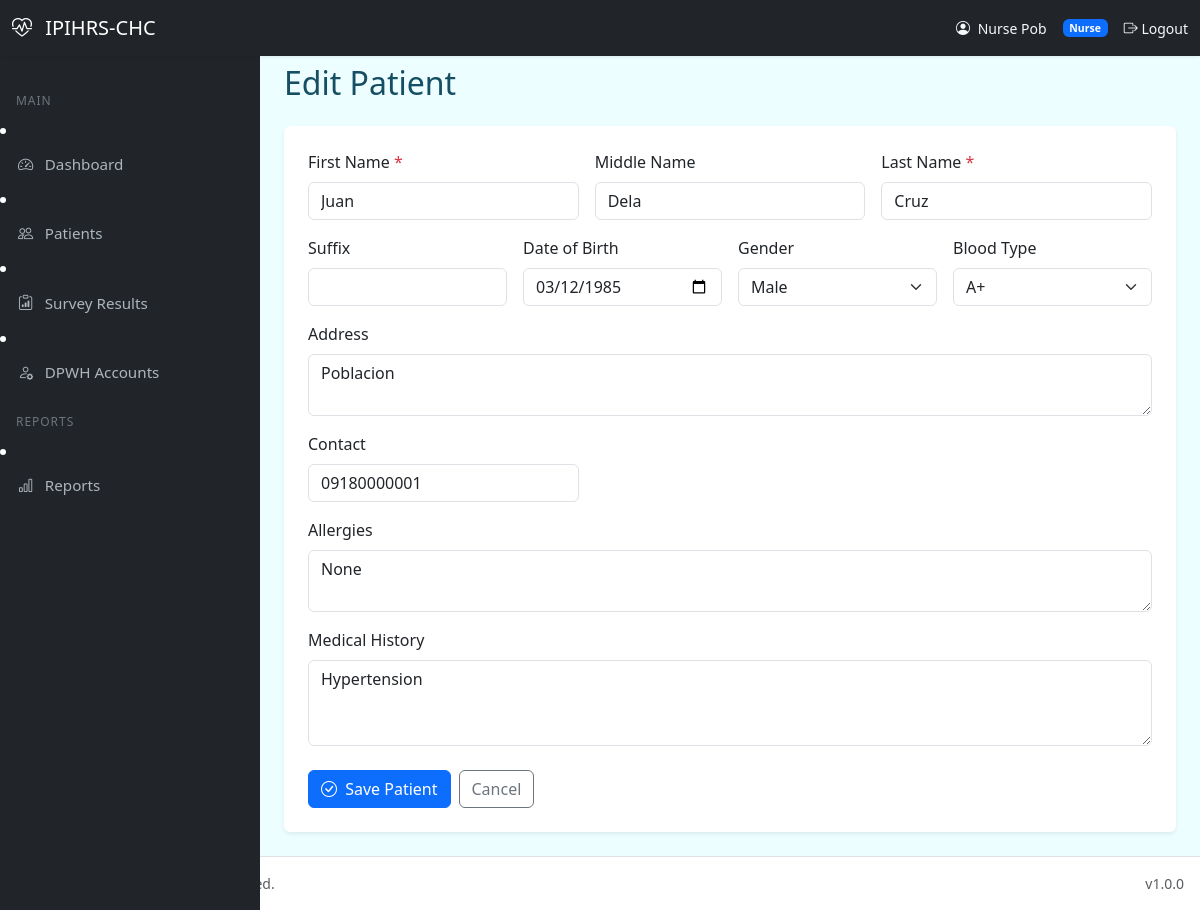
/nurse/patient_form.php?id=1 (signed in), run on the app's committed database.
### tables this page shows
CREATE TABLE IF NOT EXISTS patients (
    patient_id INT UNSIGNED AUTO_INCREMENT PRIMARY KEY,
    patient_code VARCHAR(40) NOT NULL UNIQUE,
    district_id INT UNSIGNED NOT NULL,
    first_name VARCHAR(100) NOT NULL,
    middle_name VARCHAR(100) NULL,
    last_name VARCHAR(100) NOT NULL,
    suffix VARCHAR(20) NULL,
    date_of_birth DATE NULL,
    gender ENUM('male','female','other') NULL,
    address TEXT NULL,
    contact VARCHAR(50) NULL,
    blood_type ENUM('A+','A-','B+','B-','AB+','AB-','O+','O-','unknown') NULL DEFAULT 'unknown',
    allergies TEXT NULL,
    medical_history TEXT NULL,
    status ENUM('active','inactive') NOT NULL DEFAULT 'active',
    registered_by INT UNSIGNED NULL,
    created_at DATETIME NOT NULL DEFAULT CURRENT_TIMESTAMP,
    updated_at DATETIME NOT NULL DEFAULT CURRENT_TIMESTAMP ON UPDATE CURRENT_TIMESTAMP,

     
    phic_no VARCHAR(60) NULL,
    civil_status ENUM('single','married','widowed','separated','divorced','others') NULL,
    religion VARCHAR(120) NULL,
    pwd_id_card_no VARCHAR(80) NULL,
    ip_non_ip ENUM('IP','Non-IP') NULL,
    employment_status VARCHAR(120) NULL,
    ethnicity VARCHAR(120) NULL,

    INDEX idx_patients_district (district_id),
    INDEX idx_patients_status (status),
    INDEX idx_patients_code (patient_code),
    INDEX idx_patients_name (last_name, first_name),

    FULLTEXT idx_patients_search (first_name, middle_name, last_name, patient_code),

    CONSTRAINT fk_patients_district
        FOREIGN KEY (district_id) REFERENCES districts(district_id)
        ON DELETE RESTRICT
        ON UPDATE CASCADE,

    CONSTRAINT fk_patients_registered_by
        FOREIGN KEY (registered_by) REFERENCES users(user_id)
        ON DELETE SET NULL
        ON UPDATE CASCADE
);

### includes/helpers.php (called while the page is built, shortened)
<?php
if (!function_exists('url')) {
    function url(string $path = ''): string {
        return rtrim(APP_URL, '/\\') . '/' . ltrim($path, '/\\');
    }
}
if (!function_exists('e')) {
    function e(?string $value): string {
        return htmlspecialchars((string)($value ?? ''), ENT_QUOTES | ENT_HTML5, 'UTF-8');
    }
}
if (!function_exists('old')) {
    function old(string $key, ?string $default = null): ?string {
        return $_SESSION['old'][$key] ?? $default ?? null;
    }
}

### nurse/patient_form.php (the view, shortened to what this page needs)
<?php
require_once __DIR__ . '/../includes/helpers.php';
require_once __DIR__ . '/../includes/header.php';
$pdo = Database::getConnection();
$districtId = (int)($_SESSION['district_id'] ?? 0);
$patient = null;
$patientId = isset($_GET['id']) ? (int)$_GET['id'] : 0;
if ($patientId > 0) {
    $stmt = $pdo->prepare("SELECT * FROM patients WHERE patient_id = :id AND district_id = :district_id LIMIT 1");
    $stmt->execute([':id' => $patientId, ':district_id' => $districtId]);
    $patient = $stmt->fetch();
}
$pageTitle = $patientId > 0 ? 'Edit Patient' : 'Register Patient';
require_once __DIR__ . '/../includes/sidebar.php';
?>
<div class="main-content">
    <div class="mb-4">
        <nav aria-label="breadcrumb">
            <ol class="breadcrumb">
                <li class="breadcrumb-item"><a href="<?= e(url('nurse/dashboard.php')) ?>">Dashboard</a></li>
                <li class="breadcrumb-item"><a href="<?= e(url('nurse/patients.php')) ?>">Patients</a></li>
                <li class="breadcrumb-item active" aria-current="page"><?= e($pageTitle) ?></li>
            </ol>
        </nav>
        <h2 class="mb-0"><?= e($pageTitle) ?></h2>
    </div>
    <div class="card border-0 shadow-sm">
        <div class="card-body p-4">
            <form method="POST" action="" novalidate>
                <div class="row g-3">
                    <div class="col-md-4">
                        <label for="first_name" class="form-label">First Name <span class="text-danger">*</span></label>
                        <input type="text" class="form-control" id="first_name" name="first_name" required value="<?= e($patient['first_name'] ?? old('first_name')) ?>">
                    </div>
                    <div class="col-md-4">
                        <label for="middle_name" class="form-label">Middle Name</label>
                        <input type="text" class="form-control" id="middle_name" name="middle_name" value="<?= e($patient['middle_name'] ?? old('middle_name')) ?>">
                    </div>
                    <div class="col-md-4">
                        <label for="last_name" class="form-label">Last Name <span class="text-danger">*</span></label>
                        <input type="text" class="form-control" id="last_name" name="last_name" required value="<?= e($patient['last_name'] ?? old('last_name')) ?>">
                    </div>
                    <div class="col-md-3">
                        <label for="suffix" class="form-label">Suffix</label>
                        <input type="text" class="form-control" id="suffix" name="suffix" value="<?= e($patient['suffix'] ?? old('suffix')) ?>">
                    </div>
                    <div class="col-md-3">
                        <label for="date_of_birth" class="form-label">Date of Birth</label>
                        <input type="date" class="form-control" id="date_of_birth" name="date_of_birth" value="<?= e($patient['date_of_birth'] ?? old('date_of_birth')) ?>">
                    </div>
                    <div class="col-md-3">
                        <label for="gender" class="form-label">Gender</label>
                        <select class="form-select" id="gender" name="gender">
                            <option value="male" <?= (isset($patient['gender']) && $patient['gender'] === 'male') || old('gender') === 'male' ? 'selected' : '' ?>>Male</option>
                        </select>
                    </div>
                    <div class="col-md-3">
                        <label for="blood_type" class="form-label">Blood Type</label>
                        <select class="form-select" id="blood_type" name="blood_type">
                            <?php foreach (['unknown','A+','A-','B+','B-','AB+','AB-','O+','O-'] as $bt): ?>
                                <option value="<?= e($bt) ?>" <?= ($patient['blood_type'] ?? 'unknown') === $bt ? 'selected' : '' ?>><?= e($bt === 'unknown' ? 'Unknown' : $bt) ?></option>
                            <?php endforeach; ?>
                        </select>
                    </div>
                    <div class="col-12">
                        <label for="address" class="form-label">Address</label>
                        <textarea class="form-control" id="address" name="address" rows="2"><?= e($patient['address'] ?? old('address')) ?></textarea>
                    </div>
                    <div class="col-md-4">
                        <label for="contact" class="form-label">Contact</label>
                        <input type="text" class="form-control" id="contact" name="contact" value="<?= e($patient['contact'] ?? old('contact')) ?>">
                    </div>
                    <div class="col-12">
                        <label for="allergies" class="form-label">Allergies</label>
                        <textarea class="form-control" id="allergies" name="allergies" rows="2"><?= e($patient['allergies'] ?? old('allergies')) ?></textarea>
                    </div>
                    <div class="col-12">
                        <label for="medical_history" class="form-label">Medical History</label>
                        <textarea class="form-control" id="medical_history" name="medical_history" rows="3"><?= e($patient['medical_history'] ?? old('medical_history')) ?></textarea>
                    </div>
                </div>
                <div class="mt-4 d-flex gap-2">
                    <button type="submit" class="btn btn-primary">
                        <i class="bi bi-check-circle me-1"></i> Save Patient
                    </button>
                    <a href="<?= e(url('nurse/patients.php')) ?>" class="btn btn-outline-secondary">Cancel</a>
                </div>
            </form>
        </div>
    </div>
</div>
<?php require_once __DIR__ . '/../includes/footer.php'; ?>

### assets/css/app.css (style rules this page uses)
:root { --primary: #0284c7; --primary-dark: #026aa7; --color-primary: #0891b2; --color-primary-dark: #0e7490; --color-secondary: #22d3ee; --color-accent: #059669; --color-background: #ecfeff; --color-foreground: #164e63; --color-card: #ffffff; --color-card-foreground: #164e63; --color-muted: #e8f1f6; --color-muted-foreground: #475569; --color-border: #a5f3fc; --color-ring: #0891b2; --color-danger: #dc2626; --color-danger-foreground: #ffffff; --shadow-soft: 0 10px 40px rgba(8, 145, 178, 0.08); --shadow-card: 0 1px 2px rgba(15, 23, 42, 0.04), 0 6px 24px rgba(8, 145, 178, 0.06); --radius: 1.25rem; }
* { box-sizing: border-box; }
body { font-family: 'Figtree', system-ui, -apple-system, Segoe UI, Roboto, Helvetica, Arial, sans-serif; background: var(--color-background); color: var(--color-foreground); min-height: 100vh; margin: 0; }
.main-content { margin-left: 260px; padding: 1.5rem; min-height: calc(100vh - 56px); }

### data on the page
patients: first_name "Juan", middle_name "Dela", last_name "Cruz", date_of_birth "03/12/1985", gender "Male", address "Poblacion", contact "09180000001", allergies "None", medical_history "Hypertension"

### other printed values
APP_SHORT_NAME "IPIHRS-CHC"
$currentUser['full_name'] "Nurse Pob"
$currentUser['role'] "Nurse"
$label "Dashboard Patients Survey Results DPWH Accounts Reports"
$pageTitle "Edit Patient"
APP_VERSION "1.0.0"
form field blood_type "A+"
